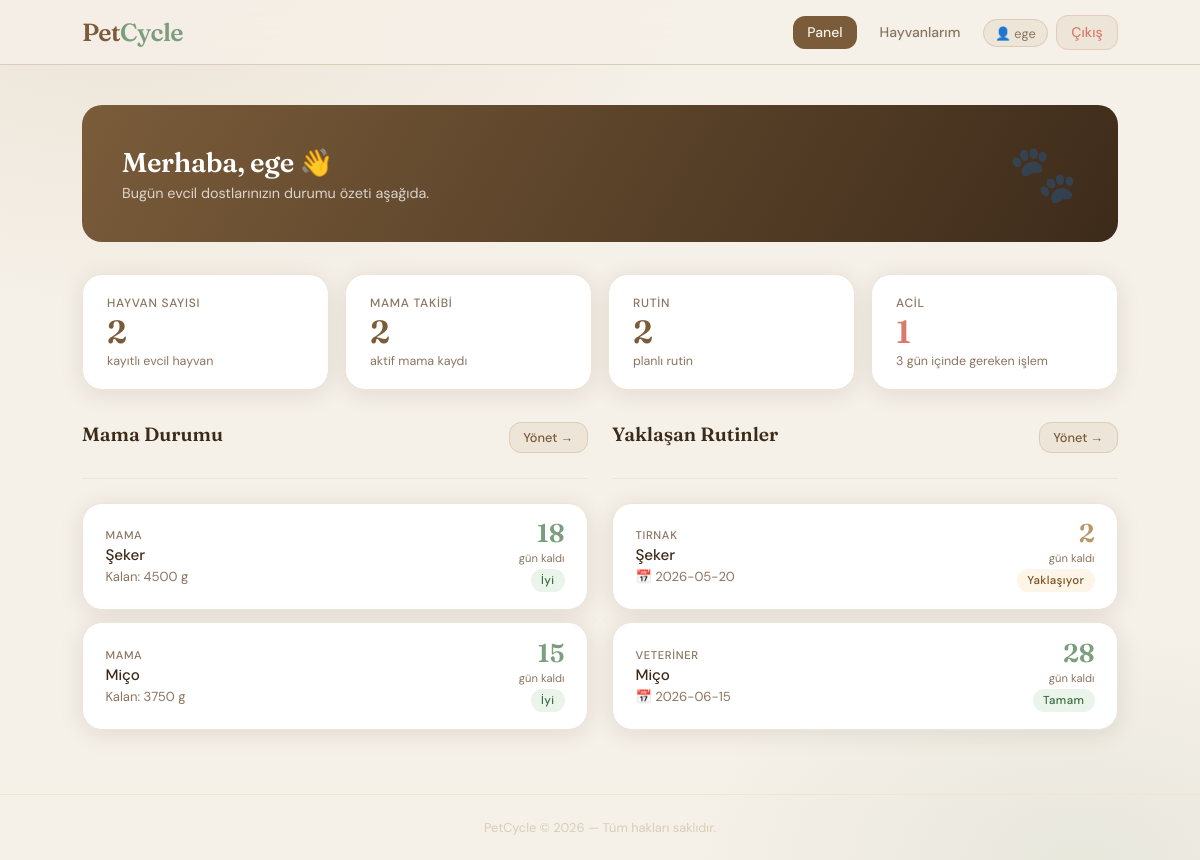
The page /dashboard (signed in) on the database as committed earlier.
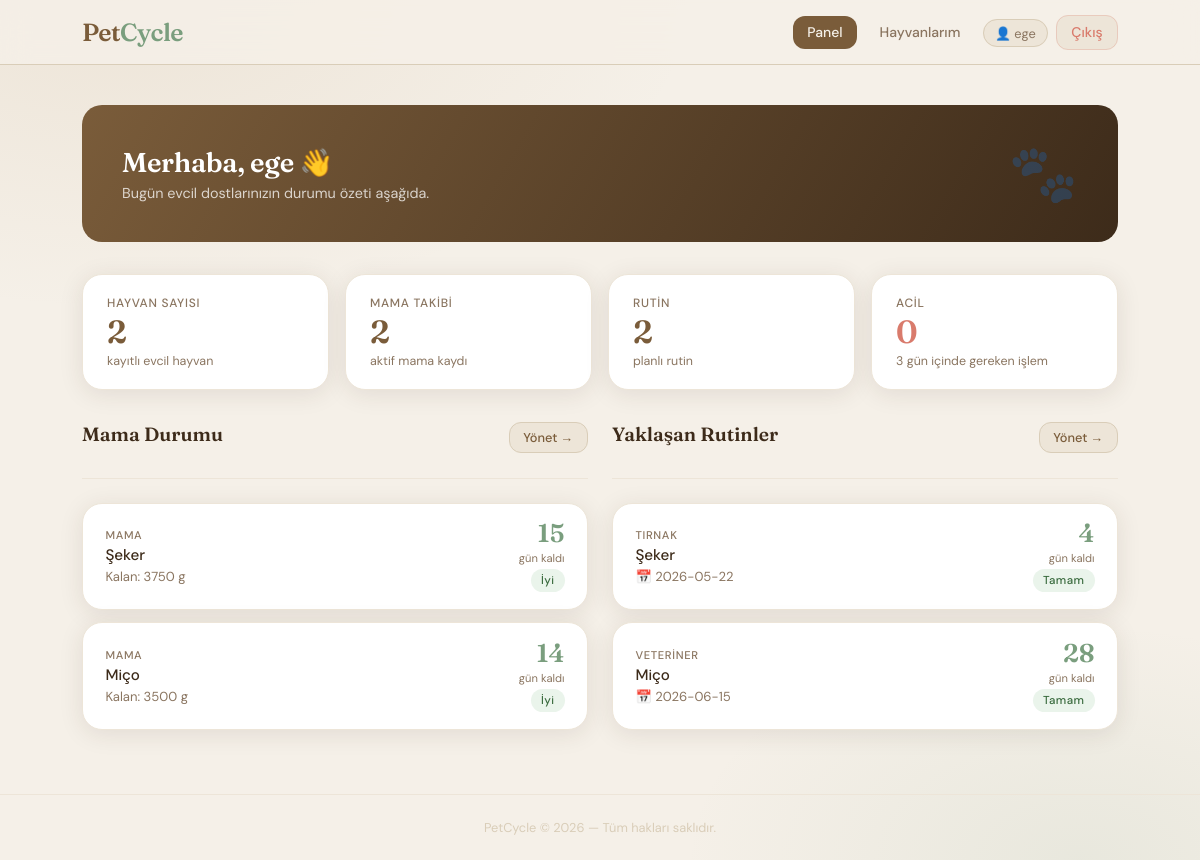
The same page on the database as committed later.
### tables this page shows
CREATE TABLE inventory_and_routines (
            id INTEGER PRIMARY KEY AUTOINCREMENT,
            pet_id INTEGER NOT NULL,
            item_type TEXT NOT NULL, 
            total_amount INTEGER,     
            interval_days INTEGER,      
            next_due_date DATE,       
            last_action_date DATE DEFAULT (date('now', 'localtime')),
            FOREIGN KEY (pet_id) REFERENCES pets (id)
        );

CREATE TABLE pets (
            id INTEGER PRIMARY KEY AUTOINCREMENT,
            user_id INTEGER NOT NULL,
            name TEXT NOT NULL,
            species TEXT NOT NULL,
            daily_food_gram INTEGER NOT NULL,
            FOREIGN KEY (user_id) REFERENCES users (id)
        );

### app.py (the view)
@app.route('/dashboard')
@login_required
def dashboard():
    pets = get_pets()
    username = session['username']
    processed_items = get_items()
    return render_template('dashboard.html', username=username, pets=pets, items=processed_items)

### app.py (called while the page is built)
def get_db_connection():
    conn = sqlite3.connect(DATABASE)
    conn.row_factory = sqlite3.Row
    return conn

@app.context_processor
def inject_now():
    return {'now': datetime.now()}

def login_required(f):
    @wraps(f)
    def decorated_function(*args, **kwargs):
        if 'user_id' not in session:
            flash('Lütfen önce giriş yapın.', 'warning')
            return redirect(url_for('login'))
        return f(*args, **kwargs)
    return decorated_function

def calculate_food_remaining(total_amount, daily_food_gram, last_action_date_str, today=None):
    if today is None:
        today = date.today()
    action_date = datetime.strptime(last_action_date_str[:10], '%Y-%m-%d').date()
    days_passed = max((today - action_date).days, 0)
    consumed = days_passed * daily_food_gram
    remaining_amount = max(total_amount - consumed, 0)
    remaining_days = remaining_amount // daily_food_gram if daily_food_gram > 0 else 0
    return {
        'calculated_remaining_amount': remaining_amount,
        'food_remaining_days': remaining_days
    }

### templates/dashboard.html (shortened to what the changed rows need)
{% extends "base.html" %}
{% block content %}
<div class="welcome-banner">
    <div>
        <h1>Merhaba, {{ username }} 👋</h1>
    </div>
</div>
{% set pet_count = pets | length %}
{% set food_items = items | selectattr('item_type', 'equalto', 'Mama') | list %}
{% set routine_items = items | rejectattr('item_type', 'equalto', 'Mama') | list %}
{% set urgent = items | selectattr('days_left', 'defined') | selectattr('days_left', 'ne', none) | selectattr('days_left', 'le', 3) | list %}
<div class="stats-row">
    <div class="stat-card">
        <span class="stat-label">Acil</span>
        <span class="stat-value" style="color:var(--blush)">{{ urgent | length }}</span>
        <span class="stat-sub">3 gün içinde gereken işlem</span>
    </div>
</div>
<div class="section-row">
    <div>
        <div class="flex items-center justify-between mb-2">
            <h2 class="section-title" style="margin-bottom:0;border:none">Mama Durumu</h2>
        </div>
        {% set food_items = items | selectattr('item_type', 'equalto', 'Mama') | list %}
        {% if food_items %}
        <div class="item-list">
            {% for item in food_items %}
            {% set days = item.food_remaining_days %}
            <div class="item-row">
                <div class="item-row-left">
                    <span class="item-row-type">{{ item.item_type }}</span>
                    <span class="item-row-name">{{ item.pet_name }}</span>
                    <span class="item-row-detail">
                        Kalan: {{ item.calculated_remaining_amount }} g
                    </span>
                </div>
                <div class="days-pill">
                    <span class="days-number {% if days <= 2 %}day-danger{% elif days <= 7 %}day-warn{% else %}day-ok{% endif %}">
                        {{ days }}
                    </span>
                    <span class="days-label">gün kaldı</span>
                    {% if days <= 2 %}
                        <span class="badge badge-danger">Acil!</span>
                    {% elif days <= 7 %}
                        <span class="badge badge-warn">Az kaldı</span>
                    {% else %}
                        <span class="badge badge-ok">İyi</span>
                    {% endif %}
                </div>
            </div>
            {% endfor %}
        </div>
        {% else %}
        <div class="empty-state">
            <div class="empty-icon">🥣</div>
            <p>Henüz mama kaydı yok.</p>
        </div>
        {% endif %}
    </div>
    <div>
        <div class="flex items-center justify-between mb-2">
            <h2 class="section-title" style="margin-bottom:0;border:none">Yaklaşan Rutinler</h2>
        </div>
        {% set routine_items = items | rejectattr('item_type', 'equalto', 'Mama') | list %}
        {% if routine_items %}
        <div class="item-list">
            {% for item in routine_items %}
            {% set days = item.days_left %}
            <div class="item-row">
                <div class="item-row-left">
                    <span class="item-row-type">{{ item.item_type }}</span>
                    <span class="item-row-name">{{ item.pet_name }}</span>
                    {% if item.next_due_date %}
                    <span class="item-row-detail">📅 {{ item.next_due_date }}</span>
                    {% endif %}
                </div>
                <div class="days-pill">
                    {% if days is not none %}
                    <span class="days-number {% if days < 0 %}day-danger{% elif days <= 3 %}day-warn{% else %}day-ok{% endif %}">
                        {% if days < 0 %}{{ days | abs }}{% else %}{{ days }}{% endif %}
                    </span>
                    <span class="days-label">
                        {% if days < 0 %}gün geçti{% else %}gün kaldı{% endif %}
                    </span>
                    {% if days < 0 %}
                        <span class="badge badge-danger">Gecikti!</span>
                    {% elif days <= 3 %}
                        <span class="badge badge-warn">Yaklaşıyor</span>
                    {% else %}
                        <span class="badge badge-ok">Tamam</span>
                    {% endif %}
                    {% else %}
                    <span class="badge badge-sage">—</span>
                    {% endif %}
                </div>
            </div>
            {% endfor %}
        </div>
        {% else %}
        <div class="empty-state">
            <div class="empty-icon">📋</div>
            <p>Henüz rutin kaydı yok.</p>
        </div>
        {% endif %}
    </div>
</div>
{% endblock %}

Rows that differ between the two databases and show on the page:
changed inventory_and_routines (number 1 of 4 on the later page): calculated_remaining_amount "4500" → "3750"; days "18" → "15"
changed inventory_and_routines (number 2 of 4 on the later page): calculated_remaining_amount "3750" → "3500"; days "15" → "14"
changed inventory_and_routines "TIRNAK": next_due_date "2026-05-20" → "2026-05-22"; interval_days "2" → "4"; text "Yaklaşıyor" → "Tamam"
Other text that changed with them:
{{ urgent | length }}: "1" → "0"
